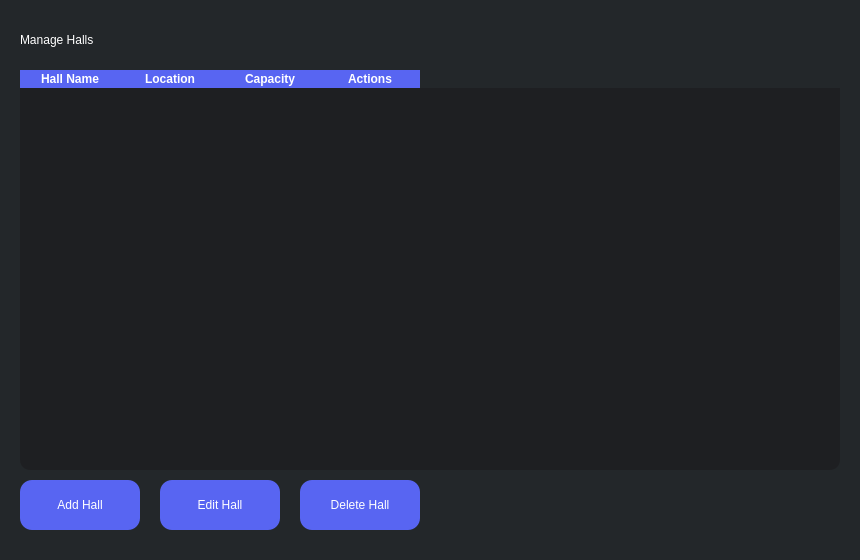
<?xml version="1.0" encoding="UTF-8"?>
<ui version="4.0">
 <class>HallView</class>
 <widget class="QWidget" name="HallView">
  <property name="geometry">
   <rect>
    <x>0</x>
    <y>0</y>
    <width>860</width>
    <height>560</height>
   </rect>
  </property>
  <property name="styleSheet">
   <string notr="true">background-color: #23272A;</string>
  </property>

  <!-- Title -->
  <widget class="QLabel" name="titleLabel">
   <property name="geometry">
    <rect>
     <x>20</x>
     <y>20</y>
     <width>820</width>
     <height>40</height>
    </rect>
   </property>
   <property name="text">
    <string>Manage Halls</string>
   </property>
   <property name="styleSheet">
    <string notr="true">font: 900 18pt "Segoe UI"; color: white;</string>
   </property>
  </widget>

  <!-- Table -->
  <widget class="QTableWidget" name="hallTable">
   <property name="geometry">
    <rect>
     <x>20</x>
     <y>70</y>
     <width>820</width>
     <height>400</height>
    </rect>
   </property>
   <property name="styleSheet">
    <string notr="true">
     QTableWidget {
       background-color: #1E1F22;
       color: white;
       gridline-color: #5865F2;
       border-radius: 10px;
     }
     QHeaderView::section {
       background-color: #5865F2;
       color: white;
       font-weight: bold;
       border: none;
     }
    </string>
   </property>
   <property name="columnCount">
    <number>4</number>
   </property>
   <property name="rowCount">
    <number>0</number>
   </property>
   <column>
    <property name="text">
     <string>Hall Name</string>
    </property>
   </column>
   <column>
    <property name="text">
     <string>Location</string>
    </property>
   </column>
   <column>
    <property name="text">
     <string>Capacity</string>
    </property>
   </column>
   <column>
    <property name="text">
     <string>Actions</string>
    </property>
   </column>
  </widget>

  <!-- Buttons -->
  <widget class="QPushButton" name="addHallButton">
   <property name="geometry">
    <rect>
     <x>20</x>
     <y>480</y>
     <width>120</width>
     <height>50</height>
    </rect>
   </property>
   <property name="text">
    <string>Add Hall</string>
   </property>
   <property name="styleSheet">
    <string notr="true">
     QPushButton {
       font: 700 12pt "Segoe UI";
       color: white;
       background-color: #5865F2;
       border-radius: 12px;
     }
     QPushButton:hover {
       background-color: #4752C4;
     }
    </string>
   </property>
  </widget>

  <widget class="QPushButton" name="editHallButton">
   <property name="geometry">
    <rect>
     <x>160</x>
     <y>480</y>
     <width>120</width>
     <height>50</height>
    </rect>
   </property>
   <property name="text">
    <string>Edit Hall</string>
   </property>
   <property name="styleSheet">
    <string notr="true">
     QPushButton {
       font: 700 12pt "Segoe UI";
       color: white;
       background-color: #5865F2;
       border-radius: 12px;
     }
     QPushButton:hover {
       background-color: #4752C4;
     }
    </string>
   </property>
  </widget>

  <widget class="QPushButton" name="deleteHallButton">
   <property name="geometry">
    <rect>
     <x>300</x>
     <y>480</y>
     <width>120</width>
     <height>50</height>
    </rect>
   </property>
   <property name="text">
    <string>Delete Hall</string>
   </property>
   <property name="styleSheet">
    <string notr="true">
     QPushButton {
       font: 700 12pt "Segoe UI";
       color: white;
       background-color: #5865F2;
       border-radius: 12px;
     }
     QPushButton:hover {
       background-color: #4752C4;
     }
    </string>
   </property>
  </widget>

 </widget>
 <resources/>
 <connections/>
</ui>
